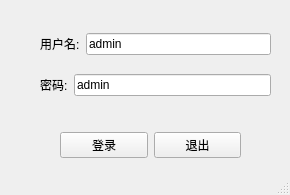
<?xml version="1.0" encoding="UTF-8"?>
<ui version="4.0">
 <class>Login</class>
 <widget class="QMainWindow" name="Login">
  <property name="geometry">
   <rect>
    <x>0</x>
    <y>0</y>
    <width>290</width>
    <height>195</height>
   </rect>
  </property>
  <property name="windowTitle">
   <string>MainWindow</string>
  </property>
  <property name="inputMethodHints">
   <set>Qt::ImhNone</set>
  </property>
  <widget class="QWidget" name="centralwidget">
   <widget class="QWidget" name="horizontalLayoutWidget">
    <property name="geometry">
     <rect>
      <x>60</x>
      <y>120</y>
      <width>181</width>
      <height>51</height>
     </rect>
    </property>
    <layout class="QHBoxLayout" name="horizontalLayout">
     <item>
      <widget class="QPushButton" name="login_pushButton">
       <property name="text">
        <string>登录</string>
       </property>
      </widget>
     </item>
     <item>
      <widget class="QPushButton" name="exit_pushButton">
       <property name="text">
        <string>退出</string>
       </property>
      </widget>
     </item>
    </layout>
   </widget>
   <widget class="QWidget" name="verticalLayoutWidget">
    <property name="geometry">
     <rect>
      <x>40</x>
      <y>20</y>
      <width>231</width>
      <height>91</height>
     </rect>
    </property>
    <layout class="QVBoxLayout" name="verticalLayout">
     <item>
      <layout class="QHBoxLayout" name="horizontalLayout_2">
       <item>
        <widget class="QLabel" name="label">
         <property name="text">
          <string>用户名:</string>
         </property>
        </widget>
       </item>
       <item>
        <widget class="QLineEdit" name="usr_lineEdit">
         <property name="text">
          <string>admin</string>
         </property>
        </widget>
       </item>
      </layout>
     </item>
     <item>
      <layout class="QHBoxLayout" name="horizontalLayout_3">
       <item>
        <widget class="QLabel" name="label_2">
         <property name="text">
          <string>密码:</string>
         </property>
        </widget>
       </item>
       <item>
        <widget class="QLineEdit" name="pwd_lineEdit">
         <property name="inputMethodHints">
          <set>Qt::ImhNone</set>
         </property>
         <property name="text">
          <string>admin</string>
         </property>
        </widget>
       </item>
      </layout>
     </item>
    </layout>
   </widget>
  </widget>
  <widget class="QStatusBar" name="statusbar"/>
 </widget>
 <resources/>
 <connections/>
</ui>
